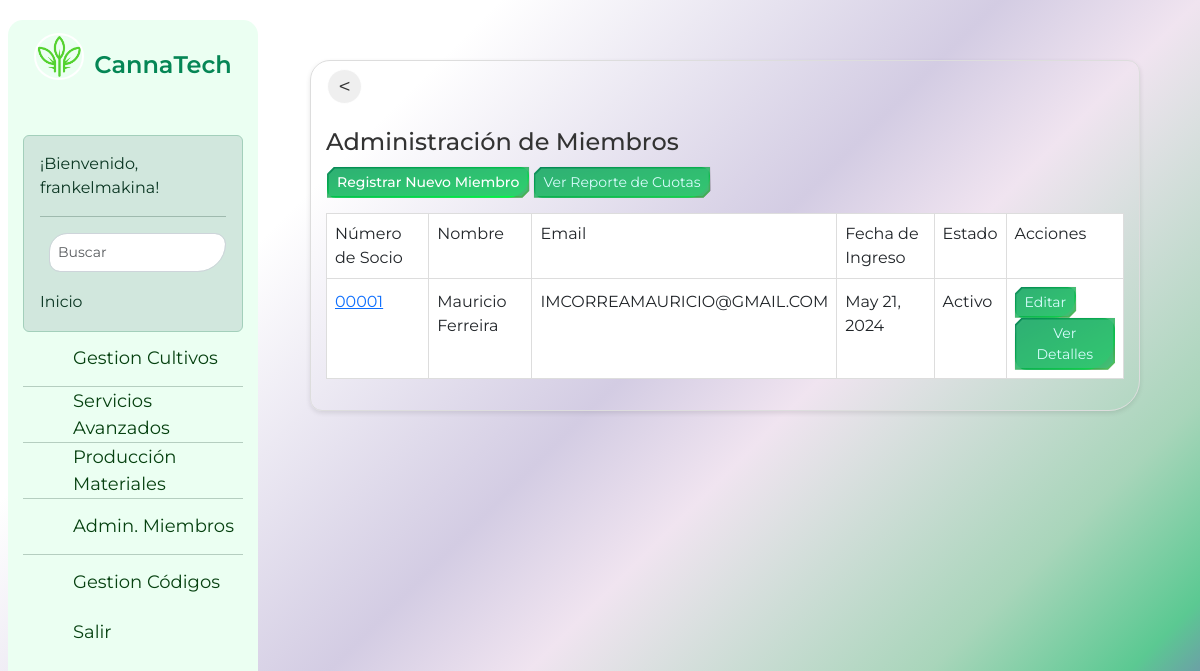
The app's page /miembros/ (signed in), older data.
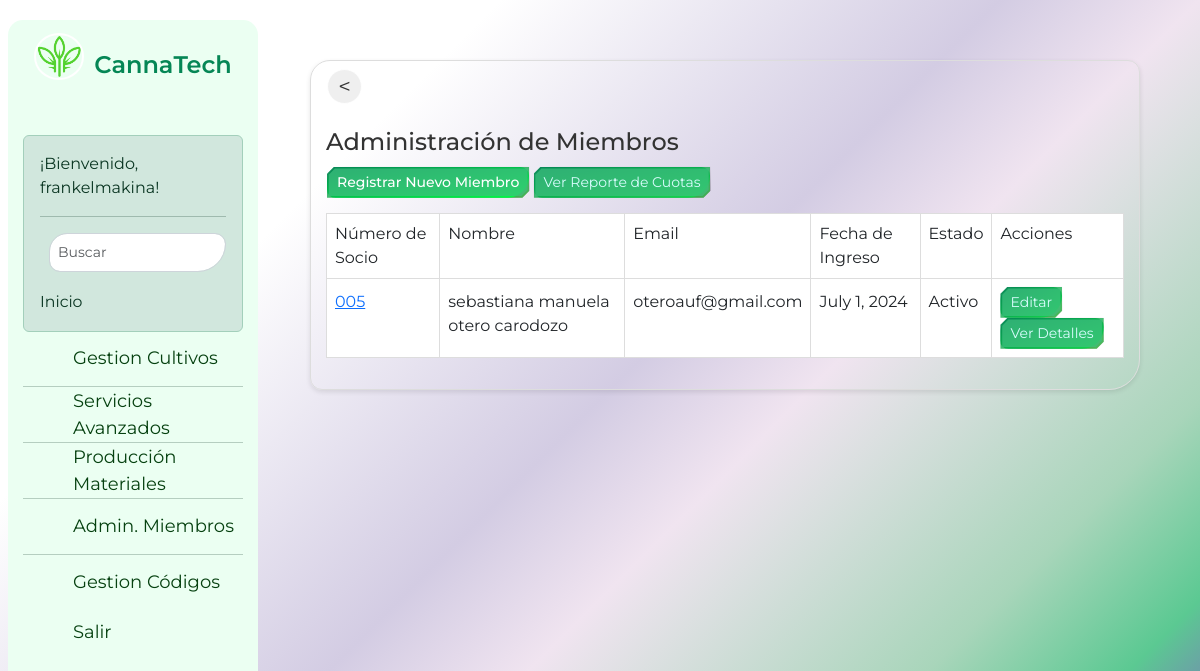
The same page, newer data.
### core/models.py (models this page shows, shortened)
class Miembro(models.Model):
    nombre = models.CharField(max_length=100)
    apellido = models.CharField(max_length=100)
    email = models.EmailField(unique=True)
    numero_socio = models.CharField(max_length=10, unique=True)
    fecha_ingreso = models.DateField()
    activo = models.BooleanField(default=True)

### core/views.py (the view)
# urls.py: path('miembros/', views.lista_miembros, name='lista_miembros'),
@login_required
def lista_miembros(request):
    miembros = Miembro.objects.all().order_by('numero_socio')
    return render(request, 'core/admin_miembros.html', {'miembros': miembros})

### core/templates/core/admin_miembros.html (shortened to what this page needs)
{% extends 'core/base.html' %}
{% block content %}
<div class="container-fluid">
  <div class="row">
    <div class="col-md-12">
      <div class="cardmodal">
        <div class="cardmodal-header">
          <br>
          <input type="button" class="btn-prev" value="<" onClick="javascript:history.go(-1);">
          <br>
          <div class="title-container">
            <h1>Administración de Miembros</h1>
          </div>
          &emsp;<a href="{% url 'registrar_miembro' %}" class="btn btn-primary btn-sm">Registrar Nuevo Miembro</a>
          <a href="{% url 'reporte_cuotas' %}" class="btn btn-secondary btn-sm">Ver Reporte de Cuotas</a>
        </div>
        <div class="cardmodal-body">
          <div class="table-responsive">
            <table class="table">
              <thead>
                <tr>
                  <th>Número de Socio</th>
                  <th>Nombre</th>
                  <th>Email</th>
                  <th>Fecha de Ingreso</th>
                  <th>Estado</th>
                  <th>Acciones</th>
                </tr>
              </thead>
              <tbody>
                {% for miembro in miembros %}
                  <tr>
                    <td><a href="{% url 'detalle_miembro' miembro.id %}">{{ miembro.numero_socio }}</a></td>
                    <td>{{ miembro.nombre }} {{ miembro.apellido }}</td>
                    <td>{{ miembro.email }}</td>
                    <td>{{ miembro.fecha_ingreso }}</td>
                    <td>{% if miembro.activo %}Activo{% else %}Inactivo{% endif %}</td>
                    <td>
                      <a href="{% url 'editar_miembro' miembro.id %}" class="btn btn-warning btn-sm">Editar</a>
                      <a href="{% url 'detalle_miembro' miembro.id %}" class="btn btn-info btn-sm">Ver Detalles</a>
                    </td>
                  </tr>
                {% empty %}
                  <tr><td colspan="6">No hay miembros registrados.</td></tr>
                {% endfor %}
              </tbody>
            </table>
          </div>
        </div>
      </div>
    </div>
  </div>
</div>
{% endblock %}

### core/templates/core/base.html (shortened to what this page needs)
{% load static %}
<!DOCTYPE html>
<html lang="en">
<head>
    <link rel="stylesheet" href="https://cdn.jsdelivr.net/npm/bootstrap@5.3.0/dist/css/bootstrap.min.css">
    <link rel="stylesheet" href="https://code.ionicframework.com/ionicons/2.0.1/css/ionicons.min.css">
    <link href="{% static 'core/css/main.css' %}" rel="stylesheet">
    <link href="{% static 'core/css/styles.css' %}" rel="stylesheet">
    <link rel="stylesheet" href="https://cdnjs.cloudflare.com/ajax/libs/font-awesome/6.5.2/css/all.min.css" />
</head>
<body data-bs-theme="light">
    <div class="container-fluid">
        <div class="row">
            {% if user.is_authenticated %}
            <div class="barra-lateral">
                <div>
                    <div class="nombre-pagina">
                        <a href="{% url 'home' %}">
                            <img src="{% static 'core/images/logo.png' %}" alt="CannaTech Logo" class="logo">
                        </a>
                        <p class="nombre">CannaTech</p>
                    </div>
                           <div class="alert alert-success mt-1 mb-1">
                        ¡Bienvenido,<br> {{ request.user.get_username }}!
                        <hr>
                                <form method="GET" action="{% url 'search_results' %}" class="form-inline my-2 my-lg-0">
                                   <strong>  </strong>
                                    <input class="form-control mr-sm-2" type="search" placeholder="Buscar" aria-label="Search" name="q">
                                </form>
                                <a id="home" href="{% url 'home' %}" class="no-decoration">
                                    <span class="text-color"><small>Inicio</small></span>
                                </a>
                            </div>
                                    </div>
                        <nav class="navegacion">
                            <li>
                                <a id="products" href="{% url 'products' %}">
                                    <span>Gestion Cultivos</span>
                                </a>
                            </li>
                            <div style="border-top: 1px solid #9eb9abb2; margin: 5px 0;"></div>
                <a id="funcionalidades" href="{% url 'management-view' %}">
                    <span>Servicios<br>Avanzados</span>
                </a>
            <div style="border-top: 1px solid #9eb9abb2; margin: 5px 0;"></div>
            <li>
                <a id="panelproduccion" href="{% url 'panel_de_control' %}">
                    <span class="text-color">Producción<br>Materiales</span>
                </a>
            </li>
            <div style="border-top: 1px solid #9eb9abb2; margin: 5px 0;"></div>
            <li>
                <a id="panelproduccion" href="{% url 'lista_miembros' %}">
                    <span class="text-color">Admin. Miembros</span>
                </a>
            </li>
            <div style="border-top: 1px solid #9eb9abb2; margin: 5px 0;"></div>
                    <li>
                        <a id="funcionalidades" href="{% url 'barcodes' %}">
                        <span>Gestion Códigos</span>
                        </a>
                            </li>
                <a id="exit" href="{% url 'exit' %}">
                    <span>Salir</span>
                </a>
            </div>
            {% endif %}
            <div class="col">
                <main class="{% if user.is_authenticated %}authenticated-main{% else %}unauthenticated-main{% endif %}">
                    {% block content %}
                    {% endblock %}
                </main>
</body>
</html>

### core/templates/core/admin_miembros.html (style rules this page uses)
.container-fluid { padding: 20px; }
.title-container { margin-bottom: 10px; margin-left: 15px; }
.row { display: flex; flex-wrap: wrap; }
.cardmodal { border: 1px solid #ddd; border-radius: 20px 12px 31px; margin-bottom: 20px; box-shadow: 0 2px 5px rgba(0, 0, 0, 0.1); width: 100%; overflow-x: auto; }
.cardmodal-header h1 { font-size: 1.5rem; margin: 0; }
.cardmodal-body { padding: 15px; }
.table-responsive { overflow-x: auto; }
table { width: 100%; border-collapse: collapse; }
table, th, td { border: 1px solid #ddd; }
th, td { padding: 10px; text-align: left; }
.btn { padding: 10px 15px; border: none; border-radius: 20px 12px 31px; cursor: pointer; text-decoration: none; }
.btn-primary { background-color: #00ff62; color: #fff; }
.btn-prev { margin-left: 1rem; }
.btn-sm { padding: 5px 10px; font-size: 0.875rem; }

Row changes from the older to the newer data that the page shows:
removed Miembro: numero_socio "00001", nombre "Mauricio", apellido "Ferreira", email "IMCORREAMAURICIO@GMAIL.COM", fecha_ingreso "May 21, 2024", activo "Activo"
added Miembro: numero_socio "005", nombre "sebastiana manuela", apellido "otero carodozo", email "oteroauf@gmail.com", fecha_ingreso "July 1, 2024", activo "Activo"
